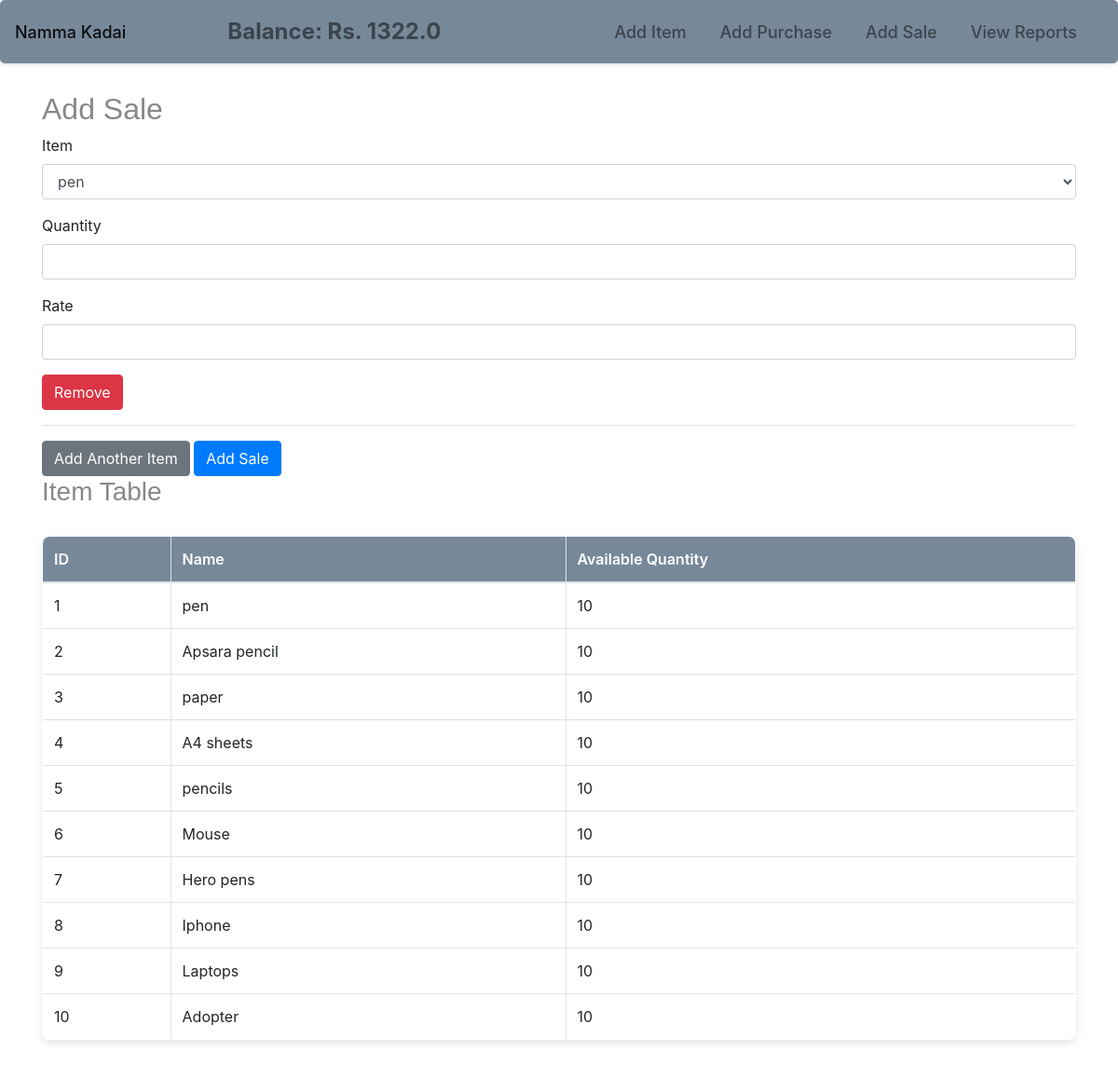
The app's page /add_sale with its own data.
### models.py (models this page shows)
class Company(db.Model):
    id = db.Column(db.Integer, primary_key=True)
    name = db.Column(db.String(50), unique=True, nullable=False)
    cash_balance = db.Column(db.Float, nullable=False, default=1000.0)

class Item(db.Model):
    id = db.Column(db.Integer, primary_key=True)
    name = db.Column(db.String(50), unique=True, nullable=False)
    price = db.Column(db.Float, nullable=False)
    qty = db.Column(db.Integer, nullable=False, default=0)

### app.py (the view, shortened to what this page needs)
@app.route('/add_sale', methods=['GET', 'POST'])
def add_sale():
    items = {item.id: (item.name, item.qty) for item in Item.query.all()}
    company = Company.query.first()
    balance = company.cash_balance if company else 0
    return render_template('add_sale.html', items=items, balance=balance)

### templates/add_sale.html (shortened to what this page needs)
{% extends "base.html" %}
{% block content %}
<h2>Add Sale</h2>
<form method="POST" id="add-sale-form">
    <div id="sales-entries">
        <div class="sale-entry">
            <div class="form-group">
                <label>Item</label>
                <select name="sales[0][item_id]" class="form-control item-select" required>
                    {% for item_id, (item_name, item_qty) in items.items() %}
                        <option value="{{ item_id }}">{{ item_name }}</option>
                    {% endfor %}
                </select>
            </div>
            <div class="form-group">
                <label>Quantity</label>
                <input type="number" name="sales[0][qty]" class="form-control qty-field" min="1" required>
            </div>
            <div class="form-group">
                <label>Rate</label>
                <input type="number" name="sales[0][rate]" class="form-control" step="0.01" required>
            </div>
            <button type="button" class="btn btn-danger remove-entry">Remove</button>
            <hr>
        </div>
    </div>
    <button type="button" class="btn btn-secondary" id="add-entry-btn">Add Another Item</button>
    <button type="submit" class="btn btn-primary">Add Sale</button>
</form>
<h3>Item Table</h3>
<table class="table table-bordered">
    <thead>
        <tr>
            <th>ID</th>
            <th>Name</th>
            <th>Available Quantity</th>
        </tr>
    </thead>
    <tbody>
        {% for item_id, (item_name, item_qty) in items.items() %}
        <tr>
            <td>{{ item_id }}</td>
            <td>{{ item_name }}</td>
            <td>{{ item_qty }}</td>
        </tr>
        {% endfor %}
    </tbody>
</table>
{% endblock %}

### templates/base.html (shortened to what this page needs)
<!DOCTYPE html>
<html lang="en">
<head>
    <link rel="stylesheet" href="{{ url_for('static', filename='styles.css') }}">
    <link rel="stylesheet" href="https://maxcdn.bootstrapcdn.com/bootstrap/4.5.2/css/bootstrap.min.css">
</head>
<body>
    <nav class="navbar navbar-expand-lg navbar-light" style="background-color: #778899;">
        <a class="navbar-brand" href="{{ url_for('home') }}">Namma Kadai</a>
        <div class="navbar-text mx-auto" style="font-size: 1.5rem; font-weight: bold;">
            Balance: Rs. {{ balance }}
        </div>
        <div class="navbar-nav ml-auto">
            <a class="nav-item nav-link" href="{{ url_for('add_item') }}">Add Item</a>
            <a class="nav-item nav-link" href="{{ url_for('add_purchase') }}">Add Purchase</a>
            <a class="nav-item nav-link" href="{{ url_for('add_sale') }}">Add Sale</a>
            <a class="nav-item nav-link" href="{{ url_for('view_reports') }}">View Reports</a>
        </div>
    </nav>
    <div class="container mt-4">
        {% block content %}{% endblock %}
    </div>
</body>
</html>

### static/styles.css (style rules this page uses)
body { background-color: #ffffff; font-family: 'Poppins', sans-serif; color: #d3d3d3; margin: 0; padding: 0; line-height: 1.8; }
h1, h2, h3 { font-family: 'Raleway', sans-serif; color: #888888; font-weight: 700; margin: 10px 0; }
h2, h3 { color: #888888; }
.table { margin-top: 30px; background-color: #ffffff; border-radius: 8px; box-shadow: 0 4px 8px rgba(0, 0, 0, 0.1); width: 100%; overflow: hidden; border: 1px solid #e0e0e0; }
.table th, .table td { padding: 14px 24px; text-align: left; border-bottom: 1px solid #e0e0e0; }
.table th { background-color: #778899; color: #ffffff; font-weight: 600; }
.navbar { margin-bottom: 30px; background-color: #2ecc71; padding: 15px 20px; border-radius: 5px; box-shadow: 0 2px 4px rgba(0, 0, 0, 0.1); }
.navbar a { color: #ffffff; text-decoration: none; font-size: 18px; margin-right: 20px; font-weight: 500; }
button, .btn { background-color: #abf62d; color: #ffffff; border: none; padding: 12px 24px; font-size: 16px; border-radius: 5px; cursor: pointer; transition: background-color 0.3s ease; }
.container { margin: 40px auto; max-width: 1100px; padding: 0 20px; }

### records on screen
Company: cash_balance "1322.0"
Item: name "pen", items "pen"
Item: items "Apsara pencil"
Item: items "paper"
Item: items "A4 sheets"
Item: items "pencils"
Item: items "Mouse"
Item: items "Hero pens"
Item: items "Iphone"
Item: items "Laptops"
Item: items "Adopter"

### other values on screen
{{ item_id }} "1" "2" "3" "4" "5" "6" "7" "8" "9" "10"
{{ item_qty }} "10" "10" "10" "10" "10" "10" "10" "10" "10" "10"
